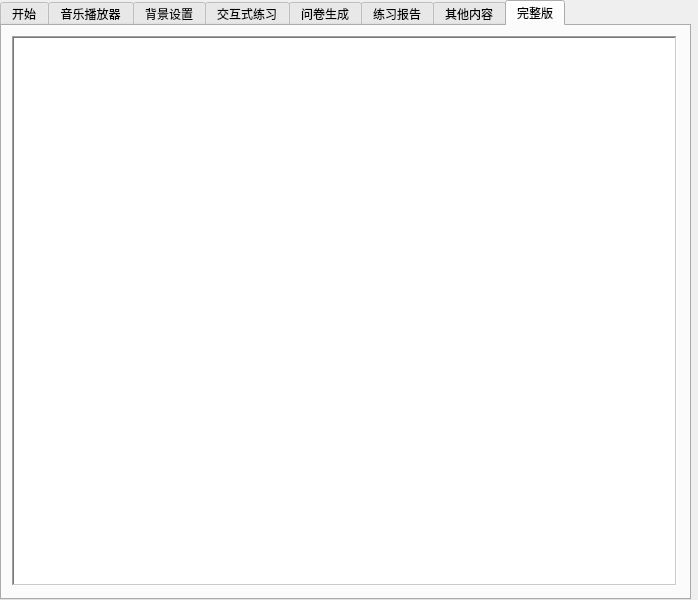
<?xml version="1.0" encoding="UTF-8"?>
<ui version="4.0">
 <class>helpWidget</class>
 <widget class="QWidget" name="helpWidget">
  <property name="geometry">
   <rect>
    <x>0</x>
    <y>0</y>
    <width>698</width>
    <height>600</height>
   </rect>
  </property>
  <property name="sizePolicy">
   <sizepolicy hsizetype="Fixed" vsizetype="Fixed">
    <horstretch>0</horstretch>
    <verstretch>0</verstretch>
   </sizepolicy>
  </property>
  <property name="minimumSize">
   <size>
    <width>698</width>
    <height>600</height>
   </size>
  </property>
  <property name="maximumSize">
   <size>
    <width>698</width>
    <height>600</height>
   </size>
  </property>
  <property name="windowTitle">
   <string>  查看帮助</string>
  </property>
  <property name="windowIcon">
   <iconset resource="resources.qrc">
    <normaloff>:/res/helpIcon.png</normaloff>:/res/helpIcon.png</iconset>
  </property>
  <widget class="QTabWidget" name="allPages">
   <property name="geometry">
    <rect>
     <x>0</x>
     <y>0</y>
     <width>691</width>
     <height>600</height>
    </rect>
   </property>
   <property name="sizePolicy">
    <sizepolicy hsizetype="Fixed" vsizetype="Fixed">
     <horstretch>0</horstretch>
     <verstretch>0</verstretch>
    </sizepolicy>
   </property>
   <property name="minimumSize">
    <size>
     <width>691</width>
     <height>600</height>
    </size>
   </property>
   <property name="maximumSize">
    <size>
     <width>691</width>
     <height>600</height>
    </size>
   </property>
   <property name="styleSheet">
    <string notr="true">#allPages
{

	background-image: url(:/res/settingBg.jpg);

}</string>
   </property>
   <property name="currentIndex">
    <number>7</number>
   </property>
   <property name="documentMode">
    <bool>false</bool>
   </property>
   <property name="tabBarAutoHide">
    <bool>false</bool>
   </property>
   <widget class="QWidget" name="page_start">
    <property name="styleSheet">
     <string notr="true">#page_start
{

background-image: url(:/res/settingBg.jpg);

}
</string>
    </property>
    <attribute name="title">
     <string>开始</string>
    </attribute>
    <widget class="QTextBrowser" name="output_start">
     <property name="geometry">
      <rect>
       <x>10</x>
       <y>10</y>
       <width>665</width>
       <height>550</height>
      </rect>
     </property>
     <property name="frameShape">
      <enum>QFrame::WinPanel</enum>
     </property>
     <property name="html">
      <string>&lt;!DOCTYPE HTML PUBLIC &quot;-//W3C//DTD HTML 4.0//EN&quot; &quot;http://www.w3.org/TR/REC-html40/strict.dtd&quot;&gt;
&lt;html&gt;&lt;head&gt;&lt;meta name=&quot;qrichtext&quot; content=&quot;1&quot; /&gt;&lt;style type=&quot;text/css&quot;&gt;
p, li { white-space: pre-wrap; }
&lt;/style&gt;&lt;/head&gt;&lt;body style=&quot; font-family:'SimSun'; font-size:9pt; font-weight:400; font-style:normal;&quot;&gt;
&lt;p style=&quot; margin-top:0px; margin-bottom:0px; margin-left:0px; margin-right:0px; -qt-block-indent:0; text-indent:0px;&quot;&gt;&lt;img src=&quot;:/res/help/start.png&quot; /&gt;&lt;/p&gt;&lt;/body&gt;&lt;/html&gt;</string>
     </property>
    </widget>
   </widget>
   <widget class="QWidget" name="page_musicPlayer">
    <property name="styleSheet">
     <string notr="true">#page_musicPlayer
{

background-image: url(:/res/settingBg.jpg);

}
</string>
    </property>
    <attribute name="title">
     <string>音乐播放器</string>
    </attribute>
    <widget class="QTextBrowser" name="output_musicPlayer">
     <property name="geometry">
      <rect>
       <x>10</x>
       <y>10</y>
       <width>665</width>
       <height>550</height>
      </rect>
     </property>
     <property name="frameShape">
      <enum>QFrame::WinPanel</enum>
     </property>
     <property name="html">
      <string>&lt;!DOCTYPE HTML PUBLIC &quot;-//W3C//DTD HTML 4.0//EN&quot; &quot;http://www.w3.org/TR/REC-html40/strict.dtd&quot;&gt;
&lt;html&gt;&lt;head&gt;&lt;meta name=&quot;qrichtext&quot; content=&quot;1&quot; /&gt;&lt;style type=&quot;text/css&quot;&gt;
p, li { white-space: pre-wrap; }
&lt;/style&gt;&lt;/head&gt;&lt;body style=&quot; font-family:'SimSun'; font-size:9pt; font-weight:400; font-style:normal;&quot;&gt;
&lt;p style=&quot; margin-top:0px; margin-bottom:0px; margin-left:0px; margin-right:0px; -qt-block-indent:0; text-indent:0px;&quot;&gt;&lt;img src=&quot;:/res/help/musicPlayer.png&quot; /&gt;&lt;/p&gt;&lt;/body&gt;&lt;/html&gt;</string>
     </property>
    </widget>
   </widget>
   <widget class="QWidget" name="page_bgSetting">
    <property name="styleSheet">
     <string notr="true">#page_bgSetting
{

	background-image: url(:/res/settingBg.jpg);
}</string>
    </property>
    <attribute name="title">
     <string>背景设置</string>
    </attribute>
    <widget class="QTextBrowser" name="output_bgSetting">
     <property name="geometry">
      <rect>
       <x>10</x>
       <y>10</y>
       <width>665</width>
       <height>550</height>
      </rect>
     </property>
     <property name="frameShape">
      <enum>QFrame::WinPanel</enum>
     </property>
     <property name="html">
      <string>&lt;!DOCTYPE HTML PUBLIC &quot;-//W3C//DTD HTML 4.0//EN&quot; &quot;http://www.w3.org/TR/REC-html40/strict.dtd&quot;&gt;
&lt;html&gt;&lt;head&gt;&lt;meta name=&quot;qrichtext&quot; content=&quot;1&quot; /&gt;&lt;style type=&quot;text/css&quot;&gt;
p, li { white-space: pre-wrap; }
&lt;/style&gt;&lt;/head&gt;&lt;body style=&quot; font-family:'SimSun'; font-size:9pt; font-weight:400; font-style:normal;&quot;&gt;
&lt;p style=&quot; margin-top:0px; margin-bottom:0px; margin-left:0px; margin-right:0px; -qt-block-indent:0; text-indent:0px;&quot;&gt;&lt;img src=&quot;:/res/help/bgSetting.png&quot; /&gt;&lt;/p&gt;&lt;/body&gt;&lt;/html&gt;</string>
     </property>
    </widget>
   </widget>
   <widget class="QWidget" name="page_DOEXE">
    <property name="styleSheet">
     <string notr="true">#page_DOEXE
{

	background-image: url(:/res/settingBg.jpg);

}</string>
    </property>
    <attribute name="title">
     <string>交互式练习</string>
    </attribute>
    <widget class="QTextBrowser" name="output_DOEXE">
     <property name="geometry">
      <rect>
       <x>10</x>
       <y>10</y>
       <width>665</width>
       <height>550</height>
      </rect>
     </property>
     <property name="frameShape">
      <enum>QFrame::WinPanel</enum>
     </property>
     <property name="html">
      <string>&lt;!DOCTYPE HTML PUBLIC &quot;-//W3C//DTD HTML 4.0//EN&quot; &quot;http://www.w3.org/TR/REC-html40/strict.dtd&quot;&gt;
&lt;html&gt;&lt;head&gt;&lt;meta name=&quot;qrichtext&quot; content=&quot;1&quot; /&gt;&lt;style type=&quot;text/css&quot;&gt;
p, li { white-space: pre-wrap; }
&lt;/style&gt;&lt;/head&gt;&lt;body style=&quot; font-family:'SimSun'; font-size:9pt; font-weight:400; font-style:normal;&quot;&gt;
&lt;p style=&quot; margin-top:0px; margin-bottom:0px; margin-left:0px; margin-right:0px; -qt-block-indent:0; text-indent:0px;&quot;&gt;&lt;img src=&quot;:/res/help/exeScene.png&quot; /&gt;&lt;/p&gt;&lt;/body&gt;&lt;/html&gt;</string>
     </property>
    </widget>
   </widget>
   <widget class="QWidget" name="page_makeTest">
    <property name="styleSheet">
     <string notr="true">#page_makeTest
{

	background-image: url(:/res/settingBg.jpg);
}</string>
    </property>
    <attribute name="title">
     <string>问卷生成</string>
    </attribute>
    <widget class="QTextBrowser" name="output_makeTest">
     <property name="geometry">
      <rect>
       <x>10</x>
       <y>10</y>
       <width>665</width>
       <height>550</height>
      </rect>
     </property>
     <property name="frameShape">
      <enum>QFrame::WinPanel</enum>
     </property>
     <property name="html">
      <string>&lt;!DOCTYPE HTML PUBLIC &quot;-//W3C//DTD HTML 4.0//EN&quot; &quot;http://www.w3.org/TR/REC-html40/strict.dtd&quot;&gt;
&lt;html&gt;&lt;head&gt;&lt;meta name=&quot;qrichtext&quot; content=&quot;1&quot; /&gt;&lt;style type=&quot;text/css&quot;&gt;
p, li { white-space: pre-wrap; }
&lt;/style&gt;&lt;/head&gt;&lt;body style=&quot; font-family:'SimSun'; font-size:9pt; font-weight:400; font-style:normal;&quot;&gt;
&lt;p style=&quot; margin-top:0px; margin-bottom:0px; margin-left:0px; margin-right:0px; -qt-block-indent:0; text-indent:0px;&quot;&gt;&lt;img src=&quot;:/res/help/testMake.png&quot; /&gt;&lt;/p&gt;&lt;/body&gt;&lt;/html&gt;</string>
     </property>
    </widget>
   </widget>
   <widget class="QWidget" name="page_exeReport">
    <property name="styleSheet">
     <string notr="true">#page_exeReport
{
background-image: url(:/res/settingBg.jpg);
}
</string>
    </property>
    <attribute name="title">
     <string>练习报告</string>
    </attribute>
    <widget class="QTextBrowser" name="output_exeReport">
     <property name="geometry">
      <rect>
       <x>10</x>
       <y>10</y>
       <width>665</width>
       <height>550</height>
      </rect>
     </property>
     <property name="frameShape">
      <enum>QFrame::WinPanel</enum>
     </property>
     <property name="html">
      <string>&lt;!DOCTYPE HTML PUBLIC &quot;-//W3C//DTD HTML 4.0//EN&quot; &quot;http://www.w3.org/TR/REC-html40/strict.dtd&quot;&gt;
&lt;html&gt;&lt;head&gt;&lt;meta name=&quot;qrichtext&quot; content=&quot;1&quot; /&gt;&lt;style type=&quot;text/css&quot;&gt;
p, li { white-space: pre-wrap; }
&lt;/style&gt;&lt;/head&gt;&lt;body style=&quot; font-family:'SimSun'; font-size:9pt; font-weight:400; font-style:normal;&quot;&gt;
&lt;p style=&quot; margin-top:0px; margin-bottom:0px; margin-left:0px; margin-right:0px; -qt-block-indent:0; text-indent:0px;&quot;&gt;&lt;img src=&quot;:/res/help/exeReport.png&quot; /&gt;&lt;/p&gt;&lt;/body&gt;&lt;/html&gt;</string>
     </property>
    </widget>
   </widget>
   <widget class="QWidget" name="page_ATTENTION">
    <property name="styleSheet">
     <string notr="true">#page_ATTENTION
{

	background-image: url(:/res/settingBg.jpg);
}</string>
    </property>
    <attribute name="title">
     <string>其他内容</string>
    </attribute>
    <widget class="QTextBrowser" name="output_ATTENTION">
     <property name="geometry">
      <rect>
       <x>10</x>
       <y>10</y>
       <width>665</width>
       <height>550</height>
      </rect>
     </property>
     <property name="frameShape">
      <enum>QFrame::WinPanel</enum>
     </property>
     <property name="html">
      <string>&lt;!DOCTYPE HTML PUBLIC &quot;-//W3C//DTD HTML 4.0//EN&quot; &quot;http://www.w3.org/TR/REC-html40/strict.dtd&quot;&gt;
&lt;html&gt;&lt;head&gt;&lt;meta name=&quot;qrichtext&quot; content=&quot;1&quot; /&gt;&lt;style type=&quot;text/css&quot;&gt;
p, li { white-space: pre-wrap; }
&lt;/style&gt;&lt;/head&gt;&lt;body style=&quot; font-family:'SimSun'; font-size:9pt; font-weight:400; font-style:normal;&quot;&gt;
&lt;p style=&quot; margin-top:0px; margin-bottom:0px; margin-left:0px; margin-right:0px; -qt-block-indent:0; text-indent:0px;&quot;&gt;&lt;img src=&quot;:/res/help/attention.png&quot; /&gt;&lt;/p&gt;
&lt;p style=&quot; margin-top:0px; margin-bottom:0px; margin-left:0px; margin-right:0px; -qt-block-indent:0; text-indent:0px;&quot;&gt;&lt;img src=&quot;:/res/help/other.png&quot; /&gt;&lt;/p&gt;&lt;/body&gt;&lt;/html&gt;</string>
     </property>
    </widget>
   </widget>
   <widget class="QWidget" name="page_FullVer">
    <property name="styleSheet">
     <string notr="true">#page_FullVer
{

	background-image: url(:/res/settingBg.jpg);
}</string>
    </property>
    <attribute name="title">
     <string>完整版</string>
    </attribute>
    <widget class="QTextBrowser" name="output_fullVer">
     <property name="geometry">
      <rect>
       <x>10</x>
       <y>10</y>
       <width>665</width>
       <height>550</height>
      </rect>
     </property>
     <property name="frameShape">
      <enum>QFrame::WinPanel</enum>
     </property>
     <property name="html">
      <string>&lt;!DOCTYPE HTML PUBLIC &quot;-//W3C//DTD HTML 4.0//EN&quot; &quot;http://www.w3.org/TR/REC-html40/strict.dtd&quot;&gt;
&lt;html&gt;&lt;head&gt;&lt;meta name=&quot;qrichtext&quot; content=&quot;1&quot; /&gt;&lt;style type=&quot;text/css&quot;&gt;
p, li { white-space: pre-wrap; }
&lt;/style&gt;&lt;/head&gt;&lt;body style=&quot; font-family:'SimSun'; font-size:9pt; font-weight:400; font-style:normal;&quot;&gt;
&lt;p style=&quot; margin-top:0px; margin-bottom:0px; margin-left:0px; margin-right:0px; -qt-block-indent:0; text-indent:0px;&quot;&gt;&lt;img src=&quot;:/res/help/fullVer.png&quot; /&gt;&lt;/p&gt;&lt;/body&gt;&lt;/html&gt;</string>
     </property>
    </widget>
   </widget>
  </widget>
 </widget>
 <resources>
  <include location="resources.qrc"/>
 </resources>
 <connections/>
</ui>
